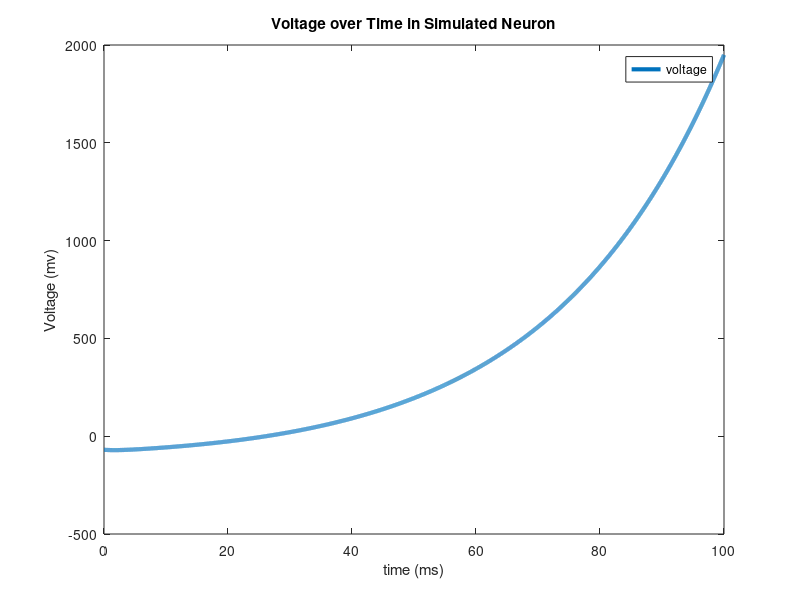
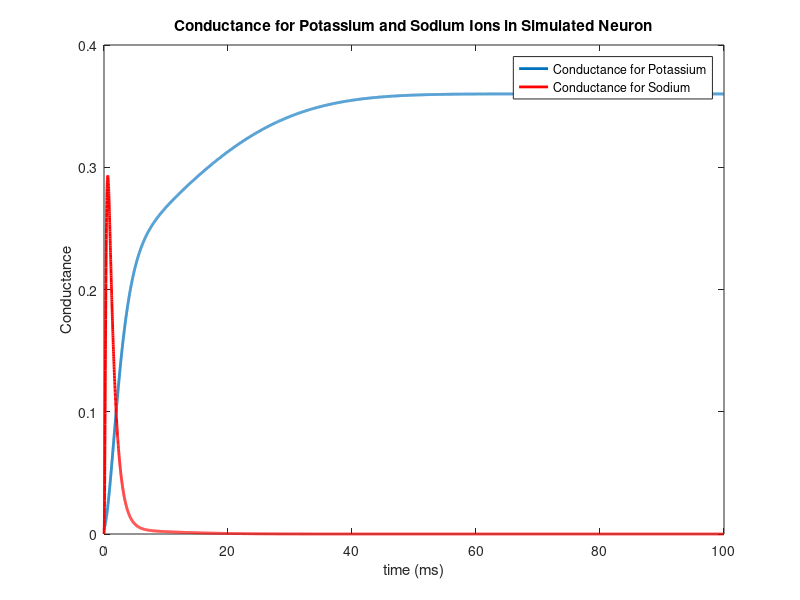

Write the MATLAB code that produced these figures, in order.
%Ben Zhu
%Hodgkin Huxley ugh

gbar_K= 0.36;
gbar_Na= 1.2;
g_L= 0.003;
E_K = -77;
E_Na=50;
E_L=-54.387;
C=10;

simulationtime = 100; 
deltat=.01;
t=0:deltat:simulationtime;



currentin = [0]; 


I(1:500) = currentin; I(501:2000) = 0; I(2001:numel(t)) = currentin;






V=0; %Baseline voltage
alpha_n = 0.01 * ((V+55) / (1- exp(-0.1*(V+55)) )); 
beta_n = 0.125*exp(-0.0125*(V+65)); 
alpha_m = 0.1*( (V+40) / (1-exp(-0.1*(V+40)))); 
beta_m = 4*exp(-0.0556*(V+65)); 
alpha_h = 0.07*exp(-0.05*(V+65)); 
beta_h = 1/(1+ exp(-0.1*(V+35)));

%n(1) = alpha_n/(alpha_n+beta_n);
%n(1) = alpha_m/(alpha_m+beta_m); 
%h(1) = alpha_h/(alpha_h+beta_h); 

n(1) = 0.3177;
m(1) = 0.0529;
h(1) = 0.5961;

for i=1:numel(t)-1 
    
    
    %Equations here are same as above, just calculating at each time step
    alpha_n(i) = 0.01 * ( (V(i)+55) / (1- exp(-0.1*(V(i)+55))));
    beta_n(i) = 0.125*exp(-0.0125*(V(i)+65));
    alpha_m(i) = 0.1*( (V(i)+40) / (1-exp(-0.1*(V(i)+40)))); 
    beta_m(i) = 4*exp(-0.0556*(V(i)+65)); 
    alpha_h(i) = 0.07*exp(-0.05*(V(i)+65));
    beta_h(i) = 1/(1+ exp(-0.1*(V(i)+35)));
    
  
    
    Im = g_L*(V(i)-E_L) + gbar_K*(n(i)^4)*(V(i)-E_K)+gbar_Na*(m(i)^3)*h(i)*(V(i)-E_Na);
    
   
    V(i+1) = V(i) + deltat*Im/C;
    n(i+1) = n(i) + deltat*(alpha_n(i) *(1-n(i)) - beta_n(i) * n(i)); 
    m(i+1) = m(i) + deltat*(alpha_m(i) *(1-m(i)) - beta_m(i) * m(i));
    h(i+1) = h(i) + deltat*(alpha_h(i) *(1-h(i)) - beta_h(i) * h(i)); 

end


V = V-70; %Set resting potential to -70mv

%===plot Voltage===%
plot(t,V,'LineWidth',3)
hold on
legend({'voltage'})
ylabel('Voltage (mv)')
xlabel('time (ms)')
title('Voltage over Time in Simulated Neuron')


%===plot Conductance===%
figure
p1 = plot(t,gbar_K*n.^4,'LineWidth',2);
hold on
p2 = plot(t,gbar_Na*(m.^3).*h,'r','LineWidth',2);
legend([p1, p2], 'Conductance for Potassium', 'Conductance for Sodium')
ylabel('Conductance')
xlabel('time (ms)')
title('Conductance for Potassium and Sodium Ions in Simulated Neuron')